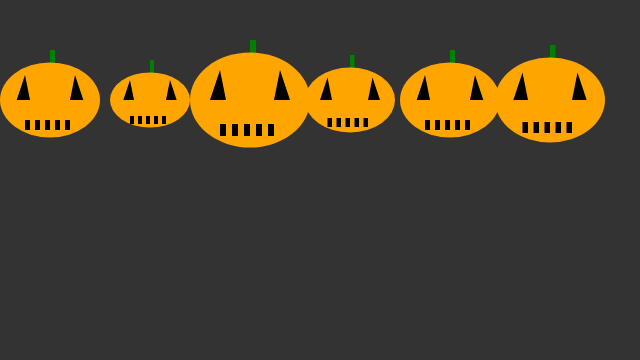
Frame 1 (no input)
Frame 60 (no input): identical to frame 1, image omitted
Frame 120 (the mouse pressed at the canvas centre since frame 60): identical to frame 1, image omitted

The p5.js sketch that drew this single still picture (run headless with seeded random() and noise() and a simulated clock; from frame 60 on, the mouse is pressed at the canvas centre):

// p5.js sketch
// ── sketch.js
/*
	array example
	10.23.2019
*/

var sizes = [100, 80, 120, 90, 100, 110];

function setup() {
	createCanvas(640, 360);
}

function draw() {
	background(51);
	noStroke();
	
	for (let i = 0; i < sizes.length; i++) {
		pumpkin(50 + i * 100, 100, sizes[i]);
	}
}

function pumpkin(x, y, s) {
	fill('green');
	rect(x, y - s/2, s/20, s/5); // stem
	
	fill('orange');
	ellipse(x, y, s, s - 25); // base
	
	
	fill('black');
	triangle(x - s/4, y - s/4, x - s/3, y, x - s/5, y); // eye
	triangle(x + s/4, y - s/4, x + s/3, y, x + s/5, y); // eye

	for (let i = 0; i < 5; i++) {
		rect(x - s/4 + i * (s/10), y + s/5, s/20, s/10);	
	}
}
